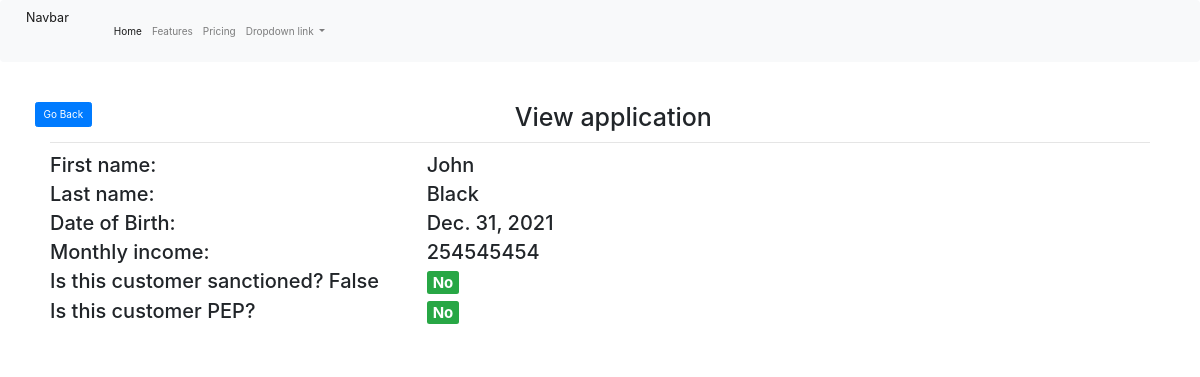
Screenshot of /aml/view-application/6 with the database file from the repository.
### aml_assess/models.py (models this page shows, shortened)
class Application(models.Model):
    customer = models.ForeignKey(Customer, on_delete=models.CASCADE)
    status = models.CharField(max_length=255)
    sanctioned = models.BooleanField(null=True)
    pep = models.BooleanField(null=True)

class Customer(models.Model):
    first_name = models.CharField(max_length=255)
    last_name = models.CharField(max_length=255)
    dob = models.DateField(null=False)
    monthly_income = models.CharField(max_length=255)

### aml_assess/views.py (the view)
# urls.py: path('view-application/<int:pk>', views.view_application, name="view-application"),
def view_application(request, pk):
    application = Application.objects.get(pk=pk)
    matches = PotentialMatch.objects.filter(application_id=application.id, match=True)
    potential_matches_list = []
    for i in matches:
        if i.check == 'sanction':
            sanction_match = Sanction.objects.get(pk=i.id_match)
            potential_matches_list.append(sanction_match)
        if i.check == 'pep':
            pep_match = PEP.objects.get(pk=i.id_match)
            potential_matches_list.append(pep_match)
    context = {"application": application, "matches": potential_matches_list}
    return render(request, "aml_assess/view-application.html", context=context)

### templates/aml_assess/view-application.html (shortened to what this page needs)
{% extends "base.html" %}
{% block content %}
    <div class="container" style="padding: 20px;">
        <div class="row pull-left">
            <a class="btn btn-primary" href="javascript:history.back()" style="margin-right: 0px;">Go Back</a>
        </div>
        <h1 style="text-align: center">View application</h1>
        <hr>
        <div class="row">
            <div class="col-md-4">
                <h2>First name:</h2>
            </div>
            <div class="col-md-4">
                <h2>{{ application.customer.first_name }}</h2>
            </div>
        </div>
        <div class="row">
            <div class="col-md-4">
                <h2>Last name:</h2>
            </div>
            <div class="col-md-4">
                <h2>{{ application.customer.last_name }}</h2>
            </div>
        </div>
        <div class="row">
            <div class="col-md-4">
                <h2>Date of Birth:</h2>
            </div>
            <div class="col-md-4">
                <h2>{{ application.customer.dob }}</h2>
            </div>
        </div>
        <div class="row">
            <div class="col-md-4">
                <h2>Monthly income:</h2>
            </div>
            <div class="col-md-4">
                <h2>{{ application.customer.monthly_income }}</h2>
            </div>
        </div>
        <div class="row">
            <div class="col-md-4">
                <h2>Is this customer sanctioned? {{ application.sanctioned }}</h2>
            </div>
            <div class="col-md-4">
                <h2>
                    {% if not application.sanctioned %}
                        <span class="badge badge-success">No</span>
                    {% elif application.sanctioned %}
                        <span class="badge badge-danger">Yes</span>
                    {% else %}
                        <span class="badge badge-danger">Pending</span>
                    {% endif %}
                </h2>
            </div>
            <div class="col-md-4">
            </div>
        </div>
        <div class="row">
            <div class="col-md-4">
                <h2>Is this customer PEP?</h2>
            </div>
            <div class="col-md-4">
                <h2>
                    {% if not application.pep and application.pep != None %}
                        <span class="badge badge-success">No</span>
                    {% elif application.pep %}
                        <span class="badge badge-danger">Yes</span>
                    {% else %}
                        <span class="badge badge-primary">Unknown</span>
                    {% endif %}
                </h2>
            </div>
            <div class="col-md-4">
            </div>
        </div>
        <div class="offset-md-4 col-md-4">
        </div>
    </div>
{% endblock %}

### rows the page displays
Application: customer.first_name "John", customer.last_name "Black", customer.dob "Dec. 31, 2021", customer.monthly_income "254545454", sanctioned "False"
